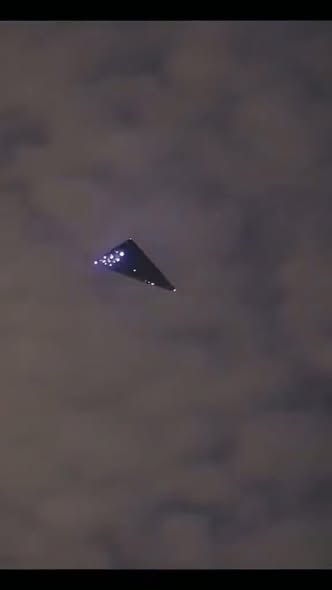
#> input picture 613648953_1449572173841888_2396410150948109536_n.jpg, 332 x 590 px
$ python analyze_image.py   (older library calls are emulated)
#> lines starting #> are read from the running program, lines starting #| are printed output that depends on the picture
### face_real_fake_detector.py
"""
Face Real/Fake Detection using Gradient and Covariance Matrix Analysis

This program implements the method described in task.md to detect if a face
in an image is real or AI-generated/fake by analyzing gradient patterns
and covariance matrices.
"""

import cv2
import numpy as np
from sklearn.ensemble import RandomForestClassifier
from sklearn.model_selection import train_test_split
from sklearn.preprocessing import StandardScaler
import os
import argparse
from pathlib import Path


class FaceRealFakeDetector:
    """Detector for real vs fake faces using gradient covariance analysis."""

    def __init__(self):
        self.classifier = None
        self.scaler = StandardScaler()
        self.face_cascade = cv2.CascadeClassifier(
            cv2.data.haarcascades + 'haarcascade_frontalface_default.xml'
        )

    def rgb_to_luminance(self, image):
        """
        Convert RGB image to luminance (grayscale).

        Formula: L(x,y) = 0.2126*R + 0.7152*G + 0.0722*B
        """
        if len(image.shape) == 3:
            # Convert BGR to RGB if using OpenCV
            if image.shape[2] == 3:
                r, g, b = image[:, :, 2], image[:, :, 1], image[:, :, 0]
            else:
                r, g, b = image[:, :, 0], image[:, :, 1], image[:, :, 2]

            luminance = 0.2126 * r + 0.7152 * g + 0.0722 * b
            return luminance.astype(np.float64)
        else:
            return image.astype(np.float64)

    def compute_gradients(self, luminance):
        """
        Compute horizontal and vertical gradients.

        Returns:
            Gx: horizontal gradient (∂L/∂x)
            Gy: vertical gradient (∂L/∂y)
        """
        # Using Sobel operator for gradient computation
        Gx = cv2.Sobel(luminance, cv2.CV_64F, 1, 0, ksize=3)
        Gy = cv2.Sobel(luminance, cv2.CV_64F, 0, 1, ksize=3)

        return Gx, Gy

    def compute_covariance_matrix(self, Gx, Gy):
        """
        Compute covariance matrix from gradients.

        Steps:
        1. Create matrix M where each row is [Gx(i), Gy(i)] for pixel i
        2. Compute C = (1/N) * M^T * M

        Returns:
            covariance_matrix: 2x2 covariance matrix
            features: extracted features from covariance matrix
        """
        # Flatten gradients
        gx_flat = Gx.flatten()
        gy_flat = Gy.flatten()

        # Create matrix M: N×2 where N is number of pixels
        M = np.column_stack([gx_flat, gy_flat])

        # Remove any NaN or Inf values
        valid_mask = np.isfinite(M).all(axis=1)
        M = M[valid_mask]

        if len(M) == 0:
            return None, None

        # Compute covariance matrix: C = (1/N) * M^T * M
        N = len(M)
        C = (1.0 / N) * M.T @ M

        # Extract features from covariance matrix
        features = self.extract_features(C, M)

        return C, features

    def extract_features(self, C, M):
        """
        Extract statistical features from covariance matrix and gradient data.

        Features include:
        - Eigenvalues of covariance matrix
        - Trace and determinant
        - Gradient statistics
        - Correlation coefficient
        """
        features = []

        # Eigenvalues of covariance matrix
        eigenvals = np.linalg.eigvals(C)
        eigenvals = np.sort(eigenvals)[::-1]  # Sort descending
        features.extend(eigenvals)

        # Trace (sum of diagonal elements)
        trace = np.trace(C)
        features.append(trace)

        # Determinant
        det = np.linalg.det(C)
        features.append(det)

        # Condition number (ratio of largest to smallest eigenvalue)
        if eigenvals[1] > 0:
            condition_num = eigenvals[0] / eigenvals[1]
        else:
            condition_num = 0
        features.append(condition_num)

        # Gradient statistics
        gx_flat = M[:, 0]
        gy_flat = M[:, 1]

        features.append(np.mean(np.abs(gx_flat)))
        features.append(np.mean(np.abs(gy_flat)))
        features.append(np.std(gx_flat))
        features.append(np.std(gy_flat))

        # Correlation coefficient
        if np.std(gx_flat) > 0 and np.std(gy_flat) > 0:
            correlation = np.corrcoef(gx_flat, gy_flat)[0, 1]
        else:
            correlation = 0
        features.append(correlation)

        # Additional gradient magnitude statistics
        gradient_magnitude = np.sqrt(gx_flat**2 + gy_flat**2)
        features.append(np.mean(gradient_magnitude))
        features.append(np.std(gradient_magnitude))
        features.append(np.percentile(gradient_magnitude, 95))

        return np.array(features)

    def detect_face(self, image):
        """Detect face in image using Haar Cascade."""
        gray = cv2.cvtColor(image, cv2.COLOR_BGR2GRAY) if len(image.shape) == 3 else image
        faces = self.face_cascade.detectMultiScale(
            gray,
            scaleFactor=1.1,
            minNeighbors=5,
            minSize=(30, 30)
        )
        return faces

    def analyze_image(self, image_path, use_face_detection=True):
        """
        Analyze an image to determine if it's real or fake.

        Args:
            image_path: Path to image file
            use_face_detection: If True, only analyze face region

        Returns:
            result: Dictionary with analysis results
        """
        # Read image
        image = cv2.imread(image_path)
        if image is None:
            raise ValueError(f"Could not read image: {image_path}")

        # Detect face if requested
        if use_face_detection:
            faces = self.detect_face(image)
            if len(faces) > 0:
                # Use the largest face
                x, y, w, h = max(faces, key=lambda f: f[2] * f[3])
                # Expand face region slightly
                margin = int(min(w, h) * 0.2)
                x = max(0, x - margin)
                y = max(0, y - margin)
                w = min(image.shape[1] - x, w + 2 * margin)
                h = min(image.shape[0] - y, h + 2 * margin)
                roi = image[y:y+h, x:x+w]
            else:
                print("Warning: No face detected. Analyzing entire image.")
                roi = image
        else:
            roi = image

        # Convert to luminance
        luminance = self.rgb_to_luminance(roi)

        # Compute gradients
        Gx, Gy = self.compute_gradients(luminance)

        # Compute covariance matrix and extract features
        C, features = self.compute_covariance_matrix(Gx, Gy)

        if features is None:
            return {
                'is_real': None,
                'confidence': 0.0,
                'features': None,
                'error': 'Could not extract features'
            }

        # Predict if classifier is trained
        if self.classifier is not None:
            features_scaled = self.scaler.transform([features])
            prediction = self.classifier.predict(features_scaled)[0]
            probabilities = self.classifier.predict_proba(features_scaled)[0]
            confidence = max(probabilities)

            result = {
                'is_real': bool(prediction),
                'confidence': float(confidence),
                'features': features.tolist(),
                'covariance_matrix': C.tolist() if C is not None else None,
                'eigenvalues': np.linalg.eigvals(C).tolist() if C is not None else None
            }
        else:
            # Use heuristic-based classification
            # Real images typically have:
            # - Higher condition number (more structured gradients)
            # - More consistent gradient patterns
            condition_num = features[3] if len(features) > 3 else 0
            correlation = features[9] if len(features) > 9 else 0

            # Simple heuristic (can be improved with training data)
            is_real = condition_num > 2.0 and abs(correlation) < 0.5

            result = {
                'is_real': is_real,
                'confidence': 0.5,  # Low confidence without training
                'features': features.tolist(),
                'covariance_matrix': C.tolist() if C is not None else None,
                'eigenvalues': np.linalg.eigvals(C).tolist() if C is not None else None,
                'note': 'Using heuristic classification. Train model for better accuracy.'
            }

        return result

    # [147 lines left out: functions train, main, not called in this run]


# [2 lines that do not run on import are left out]

### analyze_image.py
"""
Detailed image analysis for real/fake detection
"""

import sys
import io
# Fix encoding for Windows
if sys.platform == 'win32':
    sys.stdout = io.TextIOWrapper(sys.stdout.buffer, encoding='utf-8')

from face_real_fake_detector import FaceRealFakeDetector
import cv2
import numpy as np

# Create detector
detector = FaceRealFakeDetector()

# Analyze image
image_path = "613648953_1449572173841888_2396410150948109536_n.jpg"

print("="*60)
print("DETAILED IMAGE ANALYSIS")
print("="*60)
print(f"Image: {image_path}\n")

# Load image
image = cv2.imread(image_path)
#> image is the input picture: shape (590, 332, 3); mean B, G, R 69.3, 66.3, 73.9
if image is None:
    print("Error: Could not load image")
    exit(1)

print(f"Image size: {image.shape[1]}x{image.shape[0]} pixels\n")
#| Image size: 332x590 pixels

# Try with face detection
print("1. Analysis with face detection:")
print("-" * 60)
result_with_face = detector.analyze_image(image_path, use_face_detection=True)
#> in detect_face, `faces = self.face_cascade.detectMultiScale( gray, scaleFactor=1.1, min..`: faces = ()
#> in compute_gradients, `Gx = cv2.Sobel(luminance, cv2.CV_64F, 1, 0, ksize=3)`:
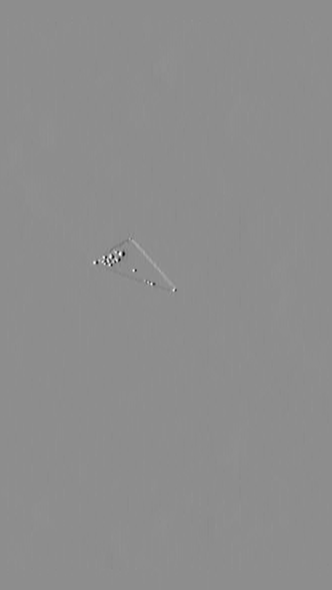
#> Gx: shape (590, 332) float64; min -663.4, max 528.2, mean -0.4; drawn with min black and max white
#> in compute_covariance_matrix, `M = np.column_stack([gx_flat, gy_flat])`: M = 195880 pairs, first value -663.4 to 528.2, second value -669.2 to 575
#> in compute_covariance_matrix, `N = len(M)`: N = 195880
#> in compute_covariance_matrix, `C = (1.0 / N) * M.T @ M`: C = [[129.1, -2.74], [-2.74, 531.8]]
#> in extract_features, `eigenvals = np.linalg.eigvals(C)`: eigenvals = [129, 531.8]
#> in extract_features, `eigenvals = np.sort(eigenvals)[::-1]`: eigenvals = [531.8, 129]
#> in extract_features, `trace = np.trace(C)`: trace = 660.8
#> in extract_features, `det = np.linalg.det(C)`: det = 68622.1
#> in extract_features, `condition_num = eigenvals[0] / eigenvals[1]`: condition_num = 4.12
#> in extract_features, `correlation = np.corrcoef(gx_flat, gy_flat)[0, 1]`: correlation = -0.0105
#> in compute_covariance_matrix, `features = self.extract_features(C, M)`: features = [531.8, 129, 660.8, 68622.1, 4.12, 1.98, 4.35, 11.35, 23.06, -0.0105, 5.61, 25.09, 9.48]
#> in analyze_image, `C, features = self.compute_covariance_matrix(Gx, Gy)`: C = [[129.1, -2.74], [-2.74, 531.8]]
#> in analyze_image, `condition_num = features[3] if len(features) > 3 else 0`: condition_num = 68622.1
#> in analyze_image, `correlation = features[9] if len(features) > 9 else 0`: correlation = -0.0105
#> in analyze_image, `is_real = condition_num > 2.0 and abs(correlation) < 0.5`: is_real = True
#> result_with_face = 6 items
print(f"Result: {'REAL' if result_with_face['is_real'] else 'FAKE'}")
#| Result: REAL
print(f"Confidence: {result_with_face['confidence']:.2%}")
#| Confidence: 50.00%

# Analyze entire image
print("\n2. Analysis of entire image:")
print("-" * 60)
result_full = detector.analyze_image(image_path, use_face_detection=False)
#> result_full = 6 items
print(f"Result: {'REAL' if result_full['is_real'] else 'FAKE'}")
#| Result: REAL
print(f"Confidence: {result_full['confidence']:.2%}")
#| Confidence: 50.00%

# Detailed information about covariance matrix
if result_full.get('covariance_matrix'):
    C = np.array(result_full['covariance_matrix'])
#> C = [[129.1, -2.74], [-2.74, 531.8]]
    print("\n3. Gradient Covariance Matrix:")
    print("-" * 60)
    print(f"  C = [{C[0,0]:.2f}  {C[0,1]:.2f}]")
#|   C = [129.05  -2.74]
    print(f"      [{C[1,0]:.2f}  {C[1,1]:.2f}]")
#|       [-2.74  531.80]

    eigenvals = np.linalg.eigvals(C)
#> eigenvals = [129, 531.8]
    eigenvals = np.sort(eigenvals)[::-1]
#> eigenvals = [531.8, 129]
    print(f"\n  Eigenvalues:")
    print(f"    λ₁ = {eigenvals[0]:.2f} (largest)")
#|     λ₁ = 531.81 (largest)
    print(f"    λ₂ = {eigenvals[1]:.2f} (smallest)")
#|     λ₂ = 129.03 (smallest)

    # Condition number
    if eigenvals[1] > 0:
        condition_num = eigenvals[0] / eigenvals[1]
#> condition_num = 4.12
        print(f"\n  Condition number: {condition_num:.2f}")
#|   Condition number: 4.12
        print(f"    (ratio λ₁/λ₂)")
        if condition_num > 2.0:
            print(f"    → High condition number indicates structured gradients")
            print(f"    → This is characteristic of REAL images")
        else:
            print(f"    → Low condition number may indicate less structured gradients")

    # Trace and determinant
    trace = np.trace(C)
#> trace = 660.8
    det = np.linalg.det(C)
#> det = 68622.1
    print(f"\n  Matrix trace: {trace:.2f}")
#|   Matrix trace: 660.85
    print(f"  Determinant: {det:.2f}")
#|   Determinant: 68622.08

# Feature analysis
if result_full.get('features'):
    features = result_full['features']
    print("\n4. Extracted Features:")
    print("-" * 60)
    print(f"  Eigenvalues: [{features[0]:.2f}, {features[1]:.2f}]")
#|   Eigenvalues: [531.81, 129.03]
    print(f"  Trace: {features[2]:.2f}")
#|   Trace: 660.85
    print(f"  Determinant: {features[3]:.2f}")
#|   Determinant: 68622.08
    print(f"  Condition number: {features[4]:.2f}")
#|   Condition number: 4.12
    print(f"  Mean |Gx|: {features[5]:.2f}")
#|   Mean |Gx|: 1.98
    print(f"  Mean |Gy|: {features[6]:.2f}")
#|   Mean |Gy|: 4.35
    print(f"  Standard deviation Gx: {features[7]:.2f}")
#|   Standard deviation Gx: 11.35
    print(f"  Standard deviation Gy: {features[8]:.2f}")
#|   Standard deviation Gy: 23.06
    print(f"  Correlation Gx-Gy: {features[9]:.2f}")
#|   Correlation Gx-Gy: -0.01

print("\n" + "="*60)
print("CONCLUSION:")
print("="*60)
if result_full['is_real']:
    print("Image classified as REAL")
    print("Gradients show structured patterns,")
    print("characteristic of physical objects and real lighting.")
else:
    print("Image classified as FAKE")
    print("Gradients show less structured patterns,")
    print("which may indicate AI generation or manipulation.")

if result_full.get('note'):
    print(f"\nNote: {result_full['note']}")
#| Note: Using heuristic classification. Train model for better accuracy.
print("="*60)
